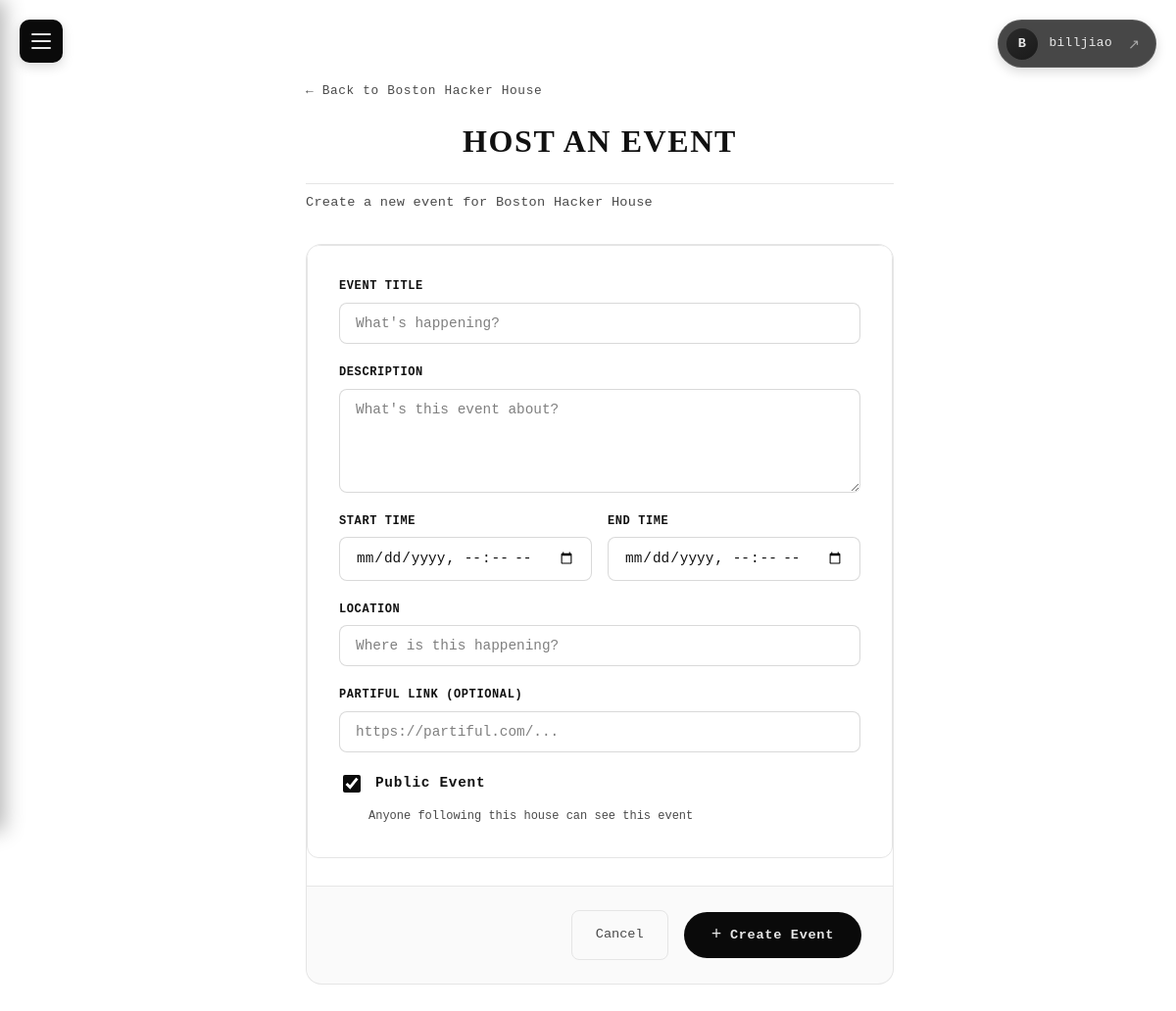
/houses/3/events/create/ (signed in), run on the app's committed database.
### project/models.py (models this page shows, shortened)
class User(AbstractUser):
    email = models.EmailField(unique=True)

class HackerHouse(models.Model):
    host = models.ForeignKey(
        settings.AUTH_USER_MODEL,
        on_delete=models.CASCADE,
        related_name="hosted_houses",
    )
    title = models.CharField(max_length=255)
    description = models.TextField(blank=True)
    address = models.CharField(max_length=255)
    capacity = models.PositiveIntegerField()
    is_active = models.BooleanField(default=True)
    members = models.ManyToManyField(
        settings.AUTH_USER_MODEL,
        related_name="member_houses",
        blank=True,
    )
    created_at = models.DateTimeField(auto_now_add=True)
    updated_at = models.DateTimeField(auto_now=True)

### project/views.py (the view, shortened to what this page needs)
# urls.py: path('houses/<int:pk>/events/create/', CreateHouseEventView.as_view(), name='create_house_event'),
class CreateHouseEventView(LoginRequiredMixin, View):
    def get(self, request, pk):
        house = get_object_or_404(HackerHouse, pk=pk)
        user = request.user
        is_member = house.members.filter(pk=user.pk).exists()
        is_host = house.host == user
        if not (is_member or is_host):
            messages.error(request, "Only house members can create events.")
            return redirect('hackerhouse_detail', pk=pk)
        return render(request, 'event_create.html', {'hackerhouse': house})

### project/templates/event_create.html (shortened to what this page needs)
{% extends 'base.html' %}
{% block content %}
<div class="form-page-container">
    <header class="form-page-header">
        <a href="{% url 'hackerhouse_detail' hackerhouse.pk %}" class="back-link">← Back to {{ hackerhouse.title }}</a>
        <h1 class="form-page-title">Host an Event</h1>
        <p class="form-page-subtitle">Create a new event for {{ hackerhouse.title }}</p>
    </header>
    <form action="{% url 'create_house_event' hackerhouse.pk %}" method="post" class="event-create-form standalone-form">
        <div class="form-section">
            <div class="form-row">
                <div class="form-group">
                    <label for="id_title">Event Title</label>
                    <input type="text" name="title" id="id_title" required placeholder="What's happening?">
                </div>
            </div>
            <div class="form-row">
                <div class="form-group">
                    <label for="id_description">Description</label>
                    <textarea name="description" id="id_description" rows="4" placeholder="What's this event about?"></textarea>
                </div>
            </div>
            <div class="form-row form-row-split">
                <div class="form-group">
                    <label for="id_start_time">Start Time</label>
                    <input type="datetime-local" name="start_time" id="id_start_time" required>
                </div>
                <div class="form-group">
                    <label for="id_end_time">End Time</label>
                    <input type="datetime-local" name="end_time" id="id_end_time" required>
                </div>
            </div>
            <div class="form-row">
                <div class="form-group">
                    <label for="id_location">Location</label>
                    <input type="text" name="location" id="id_location" required placeholder="Where is this happening?">
                </div>
            </div>
            <div class="form-row">
                <div class="form-group">
                    <label for="id_partiful_link">Partiful Link (optional)</label>
                    <input type="url" name="partiful_link" id="id_partiful_link" placeholder="https://partiful.com/...">
                </div>
            </div>
            <div class="form-row">
                <div class="form-group form-group-checkbox">
                    <input type="checkbox" name="is_public" id="id_is_public" checked>
                    <label for="id_is_public">Public Event</label>
                    <span class="checkbox-help">Anyone following this house can see this event</span>
                </div>
            </div>
        </div>
        <div class="form-actions">
            <a href="{% url 'hackerhouse_detail' hackerhouse.pk %}" class="cancel-btn">Cancel</a>
            <button type="submit" class="create-event-btn">
                <span class="btn-icon">+</span>
                <span>Create Event</span>
            </button>
        </div>
    </form>
</div>
{% endblock %}

### project/templates/base.html (shortened to what this page needs)
<!DOCTYPE html>
<html lang="en">
<head>
    {% load static %}
    <link rel="stylesheet" href="{% static 'project/styles.css' %}">
</head>
<body>
    {% if user.is_authenticated %}
    <div class="user-profile-widget">
        <a href="{% url 'user_profile_detail' user.pk %}" class="profile-widget-link">
            <div class="profile-widget-avatar">
                {% if user.profile.avatar %}
                    <img src="{{ user.profile.avatar.url }}" alt="{{ user.username }}">
                {% else %}
                    <span class="profile-widget-initial">{{ user.username|slice:":1"|upper }}</span>
                {% endif %}
            </div>
            <span class="profile-widget-name">{{ user.username }}</span>
        </a>
        <form action="{% url 'logout' %}" method="post" class="logout-form-inline">
            <button type="submit" class="profile-widget-logout" title="Logout">
                <span>↗</span>
            </button>
        </form>
    </div>
    {% endif %}
    <label for="sidebar-toggle" class="sidebar-trigger">
        <span class="trigger-bar"></span>
        <span class="trigger-bar"></span>
        <span class="trigger-bar"></span>
    </label>
    <main class="main-content">
        {% block content %}{% endblock %}
    </main>
</body>
</html>

### data on the page
User: username "B", username "billjiao"
HackerHouse: title "Boston Hacker House"
